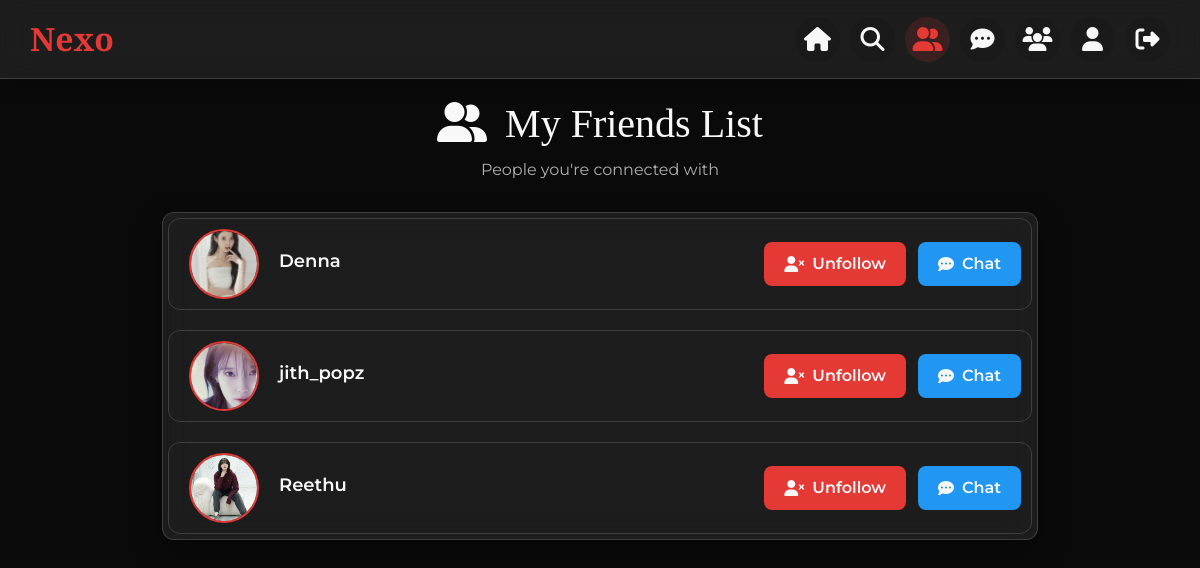
/Project/User/FriendsList.php (signed in), run on the app's committed database.
### tables this page shows
CREATE TABLE `tbl_friends` (
  `friends_id` int(11) NOT NULL,
  `user_from_id` int(11) NOT NULL,
  `user_to_id` int(11) NOT NULL,
  `friends_status` int(11) NOT NULL DEFAULT 0
);

CREATE TABLE `tbl_user` (
  `user_id` int(11) NOT NULL,
  `user_name` varchar(30) NOT NULL,
  `user_bio` varchar(2500) NOT NULL,
  `user_gender` varchar(10) NOT NULL,
  `user_status` enum('active','banned') DEFAULT 'active',
  `user_dob` date NOT NULL,
  `user_contact` varchar(11) NOT NULL,
  `user_email` varchar(30) NOT NULL,
  `user_password` varchar(2000) NOT NULL,
  `place_id` int(11) NOT NULL,
  `user_photo` varchar(100) NOT NULL
);

### Project/User/FriendsList.php (the view, shortened to what this page needs)
<?php
include '../Assets/Connection/Connection.php';
include("Header.php");
$uid = mysqli_real_escape_string($con, $_SESSION['uid']);
$profile_id = isset($_GET['user_id']) ? mysqli_real_escape_string($con, $_GET['user_id']) : $uid;
$is_own_profile = ($profile_id == $uid);
            ?>
<!DOCTYPE html>
<html lang="en">
<head>
    <link href="https://cdn.jsdelivr.net/npm/bootstrap@5.3.0/dist/css/bootstrap.min.css" rel="stylesheet">
    <link href="https://cdnjs.cloudflare.com/ajax/libs/font-awesome/6.5.0/css/all.min.css" rel="stylesheet">
</head>
<body>
    <div class="container">
        <div class="heading">
            <h1><i class="fas fa-user-friends me-2"></i>
                <?php echo $is_own_profile ? 'My Friends List' : 'Friends List'; ?>
            </h1>
            <p>
                <?php echo $is_own_profile ? 'People you\'re connected with' : 'People connected with this user'; ?>
            </p>
        </div>
        <div class="glass-card">
            <?php
            $selQry = "
            SELECT f.friends_id, u.user_id, u.user_name, u.user_photo
            FROM tbl_friends f
            JOIN tbl_user u
              ON ( (f.user_from_id = '$profile_id' AND f.user_to_id = u.user_id)
                OR (f.user_to_id = '$profile_id' AND f.user_from_id = u.user_id) )
            WHERE f.friends_status = 1
            ORDER BY u.user_name ASC";
            $res = $con->query($selQry);
            if ($res && $res->num_rows > 0) {
                echo '<div class="friends-list">';
                while ($data = $res->fetch_assoc()) {
                    ?>
                    <div class="friend-item">
                        <img src="../Assets/Files/UserDocs/<?php echo htmlspecialchars($data['user_photo']); ?>"
                             class="user-avatar"
                             alt="<?php echo htmlspecialchars($data['user_name']); ?>"
                             onclick="window.location='ViewProfile.php?pid=<?= $data['user_id']; ?>'">
                        <div class="user-info" onclick="window.location='ViewProfile.php?pid=<?= $data['user_id']; ?>'">
                            <div class="user-name"><?php echo htmlspecialchars($data['user_name']); ?></div>
                        </div>
                        <?php if ($is_own_profile) { ?>
                            <div class="action-buttons">
                                <a href="FriendsList.php?ufid=<?php echo $data['friends_id']; ?>" class="btn-unfollow">
                                    <i class="fas fa-user-times"></i> Unfollow
                                </a>
                                <a href="Chat.php?id=<?php echo $data['user_id']; ?>" class="btn-chat">
                                    <i class="fas fa-comment-dots"></i> Chat
                                </a>
                            </div>
                        <?php } ?>
                    </div>
                    <?php
                }
                echo '</div>';
            }
            ?>
        </div>
    </div>
</body>
</html>

### Project/User/Header.php (style rules this page uses)
:root { --dark-bg: #0A0A0A; --card-bg: rgba(255, 255, 255, 0.08); --accent-red: #E53935; --text-light: #F8F8F8; --text-subtle: #AFAFAF; --border-color: rgba(255, 255, 255, 0.15); --hover-bg: rgba(255, 255, 255, 0.05); }
body { font-family: 'Montserrat', sans-serif; background-color: var(--dark-bg); color: var(--text-light); margin: 0; padding: 0; padding-top: 70px; }

### Project/User/FriendsList.php (style rules this page uses)
:root { --dark-bg: #0A0A0A; --card-bg: rgba(255, 255, 255, 0.08); --accent-red: #E53935; --accent-green: #00c853; --accent-blue: #2196F3; --text-light: #F8F8F8; --text-subtle: #AFAFAF; --border-color: rgba(255, 255, 255, 0.15); --hover-bg: rgba(255, 255, 255, 0.05); }
body { font-family: 'Montserrat', sans-serif; background-color: var(--dark-bg); color: var(--text-light); padding: 20px; min-height: 100vh; }
.container { max-width: 900px; margin: 80px auto; }
.heading { margin-bottom: 30px; text-align: center; }
.heading h1 { font-family: 'Playfair Display', serif; font-size: 2.5rem; color: var(--text-light); margin-bottom: 10px; }
.heading p { color: var(--text-subtle); font-size: 1rem; }
.glass-card { background-color: var(--card-bg); border: 1px solid var(--border-color); backdrop-filter: blur(15px); -webkit-backdrop-filter: blur(15px); border-radius: 12px; padding: 5px; box-shadow: 0 10px 30px rgba(0, 0, 0, 0.3); overflow: hidden; }
.friends-list { display: flex; flex-direction: column; gap: 20px; }
.friend-item { display: flex; align-items: center; padding: 10px; border: 1px solid var(--border-color); border-radius: 12px; transition: all 0.3s ease; }
.user-avatar { margin-left:10px; width: 70px; height: 70px; border-radius: 50%; object-fit: cover; border: 2px solid var(--accent-red); margin-right: 20px; flex-shrink: 0; cursor: pointer; }
.user-info { flex-grow: 1; cursor: pointer; }
.user-name { font-weight: 600; font-size: 18px; margin-bottom: 5px; color: var(--text-light); }
.action-buttons { display: flex; gap: 12px; }
.btn-unfollow { background-color: var(--accent-red); color: var(--text-light); padding: 10px 20px; border-radius: 8px; font-weight: 600; text-decoration: none; transition: all 0.3s ease; border: none; cursor: pointer; display: flex; align-items: center; gap: 8px; }
.btn-chat { background-color: var(--accent-blue); color: var(--text-light); padding: 10px 20px; border-radius: 8px; font-weight: 600; text-decoration: none; transition: all 0.3s ease; border: none; cursor: pointer; display: flex; align-items: center; gap: 8px; }

### data on the page
tbl_friends: tbl_user.user_photo (picture), tbl_user.user_name "Denna"
tbl_friends: tbl_user.user_photo (picture), tbl_user.user_name "jith_popz"
tbl_friends: tbl_user.user_photo (picture), tbl_user.user_name "Reethu"
